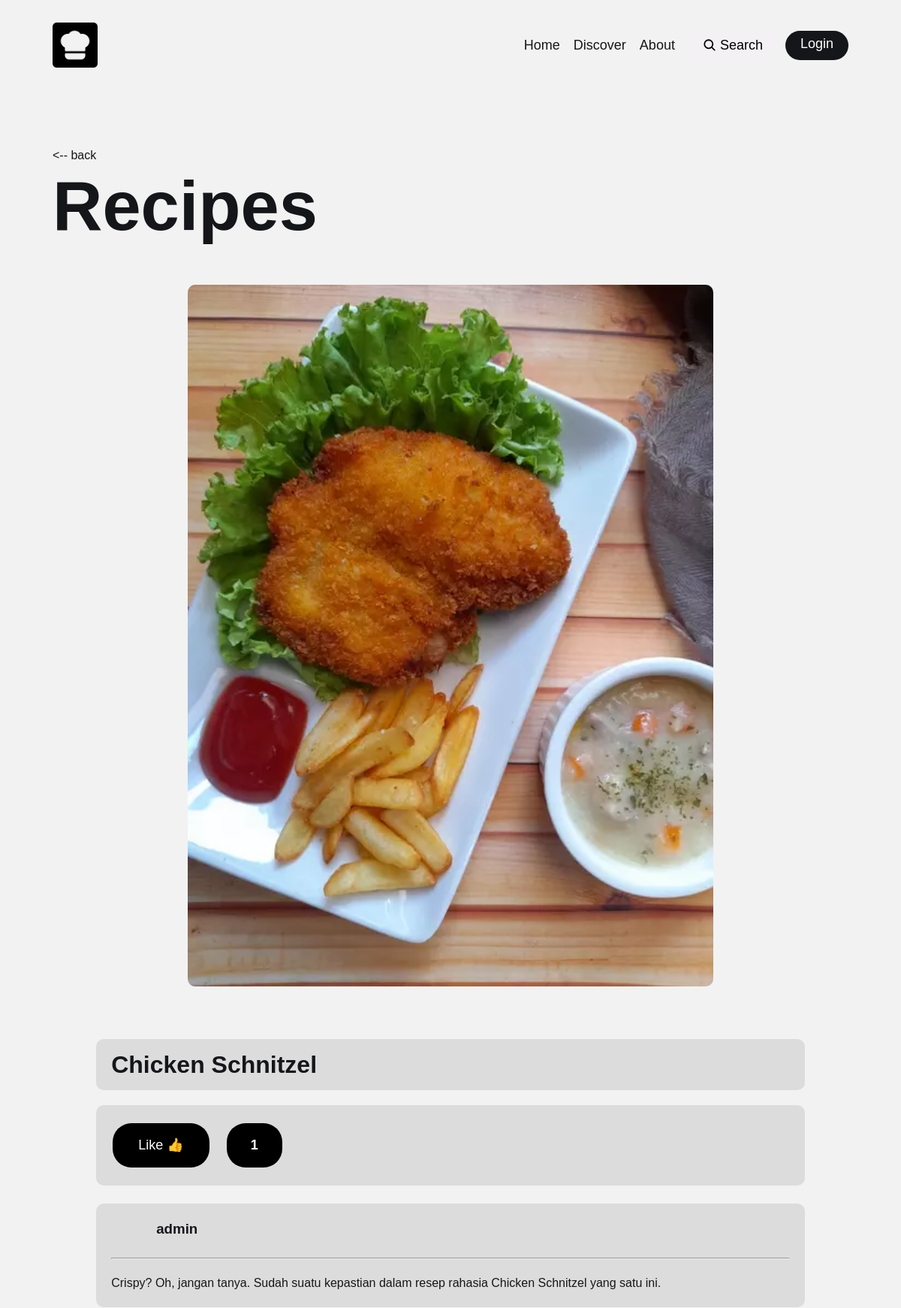
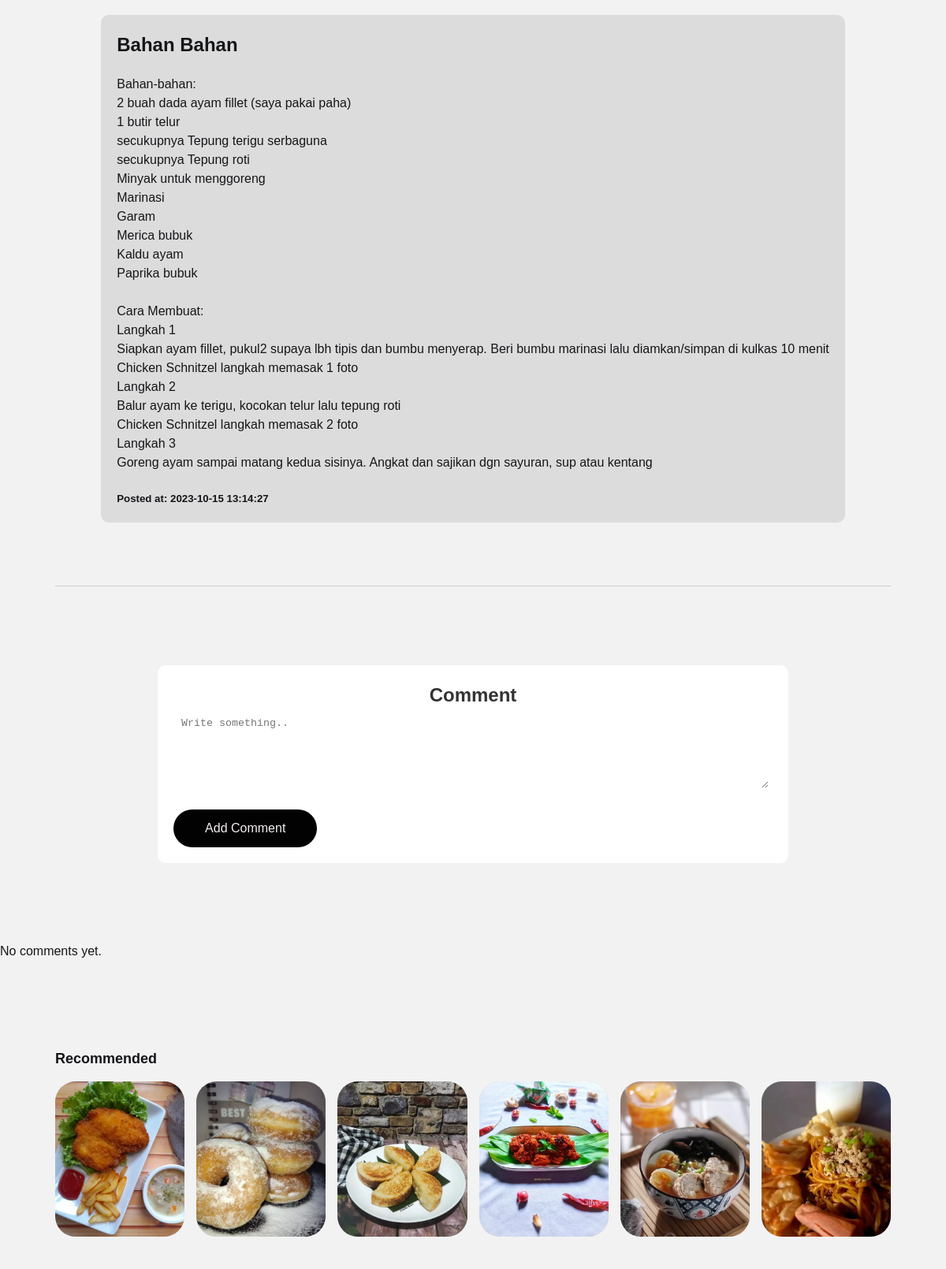
Screenshot of /detail.php?id=17 (upper part) with the database file from the repository (2 pictures, top to bottom).
### tables this page shows
CREATE TABLE `recipes` (
  `id` int NOT NULL,
  `user_id` int NOT NULL,
  `title` varchar(255) NOT NULL,
  `description` text,
  `recipe` text NOT NULL,
  `image` varchar(255) NOT NULL,
  `love` int NOT NULL DEFAULT '0',
  `created_at` timestamp NULL DEFAULT CURRENT_TIMESTAMP
);

CREATE TABLE `users` (
  `id` int NOT NULL,
  `username` varchar(255) NOT NULL,
  `password` varchar(255) NOT NULL,
  `profile_image` varchar(255) NOT NULL,
  `bio` varchar(500) DEFAULT 'No bio yet.'
);

### detail.php (the view, shortened to what this page needs)
<!DOCTYPE html>
<html lang="en">
<head>
  <link rel="stylesheet" href="assets/css/detail.css">
</head>
<body>
<?php include_once 'header.php'; ?>
  <main>
    <article>
      <section class="section hero" aria-label="home">
        <div class="container">
          <div class="section__hero">
              <div class="hero"></div>
              <div class="tombol">
                <a  href="index.php"><-- back</a>
              </div>
              <h1 class="h1 hero-title">
                <strong class="strong">Recipes</strong>
              </h1>
          </div>
        </div>
        <?php
require_once 'db.php';
    if (isset($_GET['id'])) {
        $recipe_id = $_GET['id'];
        $sql = "SELECT recipes.*, users.username, users.profile_image FROM recipes
        INNER JOIN users ON recipes.user_id = users.id
        WHERE recipes.id = $recipe_id";
        $result = $conn->query($sql);
        if ($result->num_rows == 1) {
            $row = $result->fetch_assoc();
?>
<img src="<?php echo $row["image"] ?>" alt="<?php echo $row["title"] ?>" width="700px" class="detail__image">
<div class="kotak">
    <section class="section__details">
        <div class="wrapper">
          <div class="recipes">
              <span><strong><?php echo $row["title"] ?></strong></span>
<div class="recipes__like flexy">
              <form method="post" action="like.php">
              <input type="submit" name="like" value="Like 👍" class="inputlike">
              </form>
              <h1 class="likecount"><?php echo $row["love"] ?></h1>
</div>
<br>
              <div class="recipes__account">
              <a href="user.php?user_id=<?php echo $row["user_id"] ?>">
              <div class="profile">
                  <h3 style="margin-left: 10px;"><?php echo $row["username"] ?></h3>
                </div>
                </a>
                <br>
<hr>
                <div class="recipes__description">
                  <p><?php echo $row["description"] ?></p>
                </div>
              </div>
                <div class="recipes__detail">
                  <p>Bahan Bahan</p>
<blockquote><?php echo nl2br($row["recipe"]) ?></blockquote>
<br>
<h5>Posted at: <?php echo $row["created_at"] ?></h5>
                </div>
          </div>
        </div>
        <?php
        } else {
            echo "Recipe not found.";
        }
    } else {
        echo "Recipe ID not provided.";
    }
    ?>
    </article>
<section>
        <div class="comment-form">
          <h2>Comment</h2>
          <form method="post" action="add_comment.php">
              <textarea id="comment" name="comment" placeholder="Write something.." style="height:100px" required></textarea>
              <input type="submit" value="Add Comment">
          </form>
      </div>
      </section>
    <?php
require_once 'db.php';
if (isset($_GET['id'])) {
    $post_id = $_GET['id'];
    $commentsSql = "SELECT c.id, c.comment, c.created_at, u.id AS commenter_id, u.username AS commenter_username, u.profile_image AS commenter_image
    FROM comments c
    JOIN users u ON c.user_id = u.id
    WHERE c.post_id = $post_id
    ORDER BY c.created_at ASC";
    $commentsResult = $conn->query($commentsSql);
} else {
    echo "Post ID not provided.";
    exit();
}
?>
<?php
    if ($commentsResult->num_rows > 0) {
        while ($commentRow = $commentsResult->fetch_assoc()) {
          ?>
		<ul id="comments-list" class="comments-list">
			<li>
				<div class="comment-main-level">
					<div class="comment-avatar"><img src="login/<?php echo $commentRow['commenter_image'] ?>" alt=""></div>
					<div class="comment-box">
						<div class="comment-head">
							<h6 class="comment-name"><a href="user.php?user_id=<?php echo $commentRow['commenter_id'] ?>"><?php echo $commentRow['commenter_username'] ?></a></h6>
							<span><?php echo $commentRow['created_at'] ?>&nbsp;</span>
<?php if ($_SESSION["id"] == $commentRow['commenter_id']) { ?>
              <form method="post" action="delete_comment.php">
                <input type="hidden" name="comment_id" value="<?php echo $commentRow['id'] ?>">
                <button type="submit" class="delcom">delete</button>
                </form>
                <?php } ?>
							<i class="fa fa-reply"></i>
							<i class="fa fa-heart"></i>
						</div>
						<div class="comment-content">
							<?php echo $commentRow['comment'] ?>
						</div>
					</div>
				</div>
<?php }     } else {
        echo "No comments yet.";
    }  ?>
  </main><br><br><br><br>
<section class="section recommended" aria-label="recommended post">
        <div class="container">
          <p class="section-subtitle">
            <strong class="strong">Recommended</strong>
          </p>
          <ul class="grid-list">
          <li>
<?php
require_once 'db.php';
$sql = "SELECT * FROM recipes LIMIT 6";
$result = $conn->query($sql);
if ($result->num_rows > 0) {
while ($row = $result->fetch_assoc()) {
?>
  <div class="blog-card">
    <figure class="card-banner img-holder" style="--width: 550; --height: 660;">
      <img src="<?php echo $row["image"] ?>" width="550" height="660" loading="lazy"
        alt=" <?php echo $row["title"] ?>" class="img-cover">
    </figure>
    <div class="card-content">
<br>
    </div>
  </div>
</li>
<?php
}
} else {
echo "No recipes found.";
}
?>
</ul>
        </div>
      </section>
</body>
</html>

### detail.php (style rules this page uses)
body { font-family: Arial, sans-serif; background-color: #f2f2f2; }
.comment-form { float: inline; max-width: 800px; margin: 100px auto; background-color: #ffffff; padding: 20px; border-radius: 10px; }
h2 { text-align: center; color: #333333; }
.comment-form input[type="text"], .comment-form textarea { width: calc(100% - 5px); padding: 10px; margin-bottom: 20px; border-radius: 5px; border: none; }
.comment-form textarea { height: 100px; }
.comment-form input[type="submit"] { width: 24%; display: inline; background-color: #020202; color: rgb(244, 239, 239); padding: 12px 20px; border: none; border-radius: 50px; cursor: pointer; font-size: 16px; }

### rows the page displays
recipes: image (picture), title "Chicken Schnitzel", love "1", user.username "admin", description "Crispy? Oh, jangan tanya. Sudah suatu kepastian dalam resep rahasia Chicken Schnitzel yang satu ini.", recipe "Bahan-bahan: 2 buah dada ayam fillet (saya pakai paha) 1 butir telur secukupnya Tepung terigu serbaguna secukupnya Tepung roti Minyak untuk menggoreng Marinasi Garam Merica bubuk Kaldu ayam Paprika bubuk Cara Membuat: Langkah 1 Siapkan ayam fillet, pukul2 supaya lbh tipis dan bumbu menyerap. Beri bumbu marinasi lalu diamkan/simpan di kulkas 10 menit Chicken Schnitzel langkah memasak 1 foto Langkah 2 Balur ayam ke terigu, kocokan telur lalu tepung roti Chicken Schnitzel langkah memasak 2 foto Langkah 3 Goreng ayam sampai matang kedua sisinya. Angkat dan sajikan dgn sayuran, sup atau kentang", created_at "2023-10-15 13:14:27"
recipes: image (picture)
recipes: image (picture)
recipes: image (picture)
recipes: image (picture)
recipes: image (picture)
